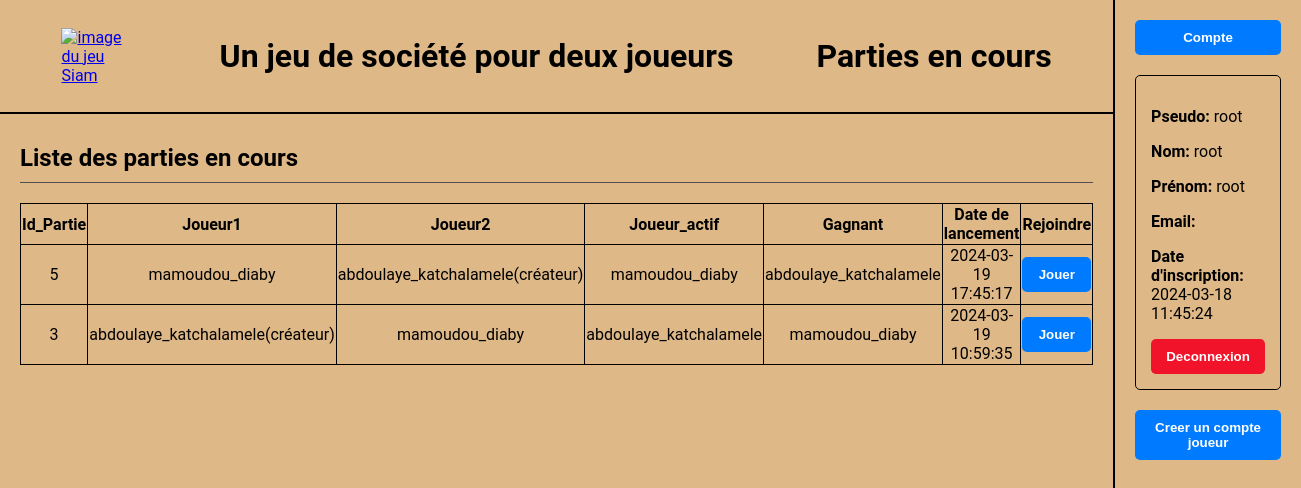
Screenshot of /pages/in_progress_games_page.php (signed in) with the database file from the repository.
### tables this page shows
CREATE TABLE Game (
  game_ID INTEGER PRIMARY KEY AUTOINCREMENT,
  board TEXT,
  last_move TEXT,
  player1 TEXT,
  player2 TEXT,
  winner TEXT,
  active_player TEXT,
  launcher TEXT,
  launch_date DATE,
  FOREIGN KEY (player1) REFERENCES User(username),
  FOREIGN KEY (player2) REFERENCES User(username),
  FOREIGN KEY (winner) REFERENCES User(username),
  FOREIGN KEY (active_player) REFERENCES User(username),
  FOREIGN KEY (launcher) REFERENCES User(username)
);

### pages/in_progress_games_page.php (the view, shortened to what this page needs)
<?php
if (isset($_SESSION['username'])) {
  try {
    $db = new PDO('sqlite:../datas/data_base.db');
  } catch (PDOException $e) {
    echo "Échec de la connexion", $e->getMessage();
    $db = null;
    exit();
  }
  if ($_SESSION['is_admin'] == 1) {
    $query = "SELECT * FROM Game WHERE player1 IS NOT NULL AND player2 IS NOT NULL ORDER BY launch_date DESC LIMIT 5";
    $stmt = $db->prepare($query);
  } else {
    $query = "SELECT * FROM Game WHERE (player1=:username OR player2=:username) AND player1 IS NOT NULL AND player2 IS NOT NULL ORDER BY launch_date DESC LIMIT 5";
    $stmt = $db->prepare($query);
    $stmt->bindValue(':username', $_SESSION['username'], PDO::PARAM_STR);
  }
  $stmt->execute();
  $result = $stmt->fetchAll(PDO::FETCH_ASSOC);
} else {
  header('Location: login_page.php');
  exit();
}
?>
<!DOCTYPE html>
<html lang="fr">
<head>
  <link rel="stylesheet" href="../styles/style2.css">
</head>
<body>
  <header>
    <a href="home_page.php"><img src="../images/siam.jpeg" alt="image du jeu Siam"></a>
    <h1>Un jeu de société pour deux joueurs</h1>
    <h1>Parties en cours</h1>
  </header>
  <section>
    <h2>Liste des parties en cours</h2>
    <?php
    if (empty($result)) {
      echo "<h3>Aucune partie à jouer</h3>";
    } else {
      echo "<table>";
      echo "<tr>";
      echo "<th>Id_Partie</th>";
      echo "<th>Joueur1</th>";
      echo "<th>Joueur2</th>";
      echo "<th>Joueur_actif</th>";
      echo "<th>Gagnant</th>";
      echo "<th>Date de lancement</th>";
      echo "<th>Rejoindre</th>";
      echo "</tr>";
      foreach ($result as $row) {
        echo "<tr>";
        echo "<td>{$row['game_ID']}</td>";
        echo "<td>{$row['player1']}" . (($row['player1'] === $row['launcher']) ? "(créateur)" : "") . "</td>";
        echo "<td>{$row['player2']}" . (($row['player2'] === $row['launcher']) ? "(créateur)" : "") . "</td>";
        echo "<td>{$row['active_player']}</td>";
        echo "<td>{$row['winner']}</td>";
        echo "<td>{$row['launch_date']}</td>";
        echo "<td><button onclick=\"window.location.href='game_page.php?id={$row['game_ID']}#game_canvas'\">Jouer</button></td>";
        echo "</tr>";
      }
      echo "</table>";
    }
    ?>
  </section>
  <aside>
    <button onclick="window.location.href='account_page.php'">Compte</button>
    <div>
      <?php
      echo "<p><strong>Pseudo:</strong> {$_SESSION['username']}</p>";
      echo "<p><strong>Nom:</strong> {$_SESSION['last_name']}</p>";
      echo "<p><strong>Prénom:</strong> {$_SESSION['first_name']}</p>";
      echo "<p><strong>Email:</strong> {$_SESSION['email']}</p>";
      echo "<p><strong>Date d'inscription:</strong> {$_SESSION['registration_date']}</p>";
      ?>
      <button class='red_buttons' onclick="window.location.href='../api/logout_api.php'">Deconnexion</button>
    </div>
    <?php
    if ($_SESSION['is_admin']) {
      echo "<button onclick=\"window.location.href='enroll_page.php'\">Creer un compte joueur</button>";
    }
    ?>
  </aside>
</body>
</html>

### styles/style2.css (style rules this page uses)
body { background-color: burlywood; font-family: 'Roboto', sans-serif; margin: 0; min-height: 100vh; display: grid; grid-template-columns: 4fr 1fr; grid-template-rows: 1fr 6fr; }
header { grid-column: 1; grid-row: 1; display: flex; justify-content: space-around; align-items: center; padding: 0 20px; border-bottom: 2px solid #000; }
section { grid-column: 1; grid-row: 2; display: flex; flex-direction: column; padding: 0 20px; }
aside { grid-column: 2; grid-row: 1 / span 2; display: flex; flex-direction: column; border-left: 2px solid #000; padding: 20px; row-gap: 20px; }
h2 { padding: 10px 0; border-bottom: 1px solid #505050; box-sizing: border-box; }
img { width: 100%; height: 100%; object-fit: contain; }
a { width: 7%; }
button { background-color: #007bff; color: white; font-weight: bold; display: inline; width: 100%; border: none; border-radius: 5px; padding: 10px; cursor: pointer; }
.red_buttons { background-color: #f11329; }
aside>div { row-gap: 10px; border: 1px solid #000; padding: 15px; border-radius: 5px; }
table { width: 100%; border-collapse: collapse; }
th, td { border: 1px solid #000; text-align: center; }

### rows the page displays
game: game_ID "5", player1 "mamoudou_diaby", player2 "abdoulaye_katchalamele", shows "(créateur)", active_player "mamoudou_diaby", winner "abdoulaye_katchalamele", launch_date "2024-03-19 17:45:17"
game: game_ID "3", player1 "abdoulaye_katchalamele", shows "(créateur)", player2 "mamoudou_diaby", active_player "abdoulaye_katchalamele", winner "mamoudou_diaby", launch_date "2024-03-19 10:59:35"

### other values shown
$_SESSION['username'] "root"
$_SESSION['last_name'] "root"
$_SESSION['first_name'] "root"
$_SESSION['registration_date'] "2024-03-18 11:45:24"
